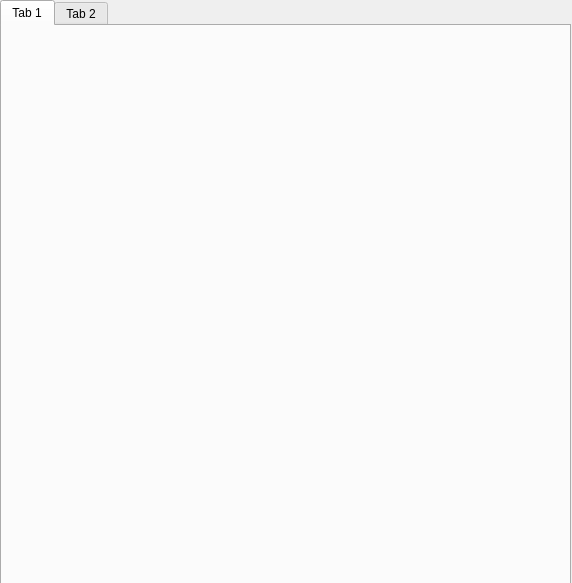
<?xml version="1.0" encoding="UTF-8"?>
<ui version="4.0">
 <class>BorderWidgetQt</class>
 <widget class="QMainWindow" name="BorderWidgetQt">
  <property name="geometry">
   <rect>
    <x>0</x>
    <y>0</y>
    <width>572</width>
    <height>583</height>
   </rect>
  </property>
  <property name="windowTitle">
   <string>BorderWidgetQt</string>
  </property>
  <property name="windowIcon">
   <iconset>
    <normaloff>:/Icons/help.png</normaloff>:/Icons/help.png</iconset>
  </property>
  <property name="iconSize">
   <size>
    <width>22</width>
    <height>22</height>
   </size>
  </property>
  <widget class="QWidget" name="centralwidget">
   <widget class="QTabWidget" name="tabWidget">
    <property name="geometry">
     <rect>
      <x>0</x>
      <y>0</y>
      <width>571</width>
      <height>591</height>
     </rect>
    </property>
    <widget class="QWidget" name="tab_3">
     <attribute name="title">
      <string>Tab 1</string>
     </attribute>
     <widget class="QVTKOpenGLNativeWidget" name="qvtkWidget" native="true">
      <property name="geometry">
       <rect>
        <x>10</x>
        <y>10</y>
        <width>541</width>
        <height>521</height>
       </rect>
      </property>
     </widget>
    </widget>
    <widget class="QWidget" name="tab_4">
     <attribute name="title">
      <string>Tab 2</string>
     </attribute>
    </widget>
   </widget>
  </widget>
 </widget>
 <customwidgets>
  <customwidget>
   <class>QVTKOpenGLNativeWidget</class>
   <extends>QWidget</extends>
   <header>QVTKOpenGLNativeWidget.h</header>
  </customwidget>
 </customwidgets>
 <resources>
  <include location="Icons/icons.qrc"/>
 </resources>
 <connections/>
</ui>
